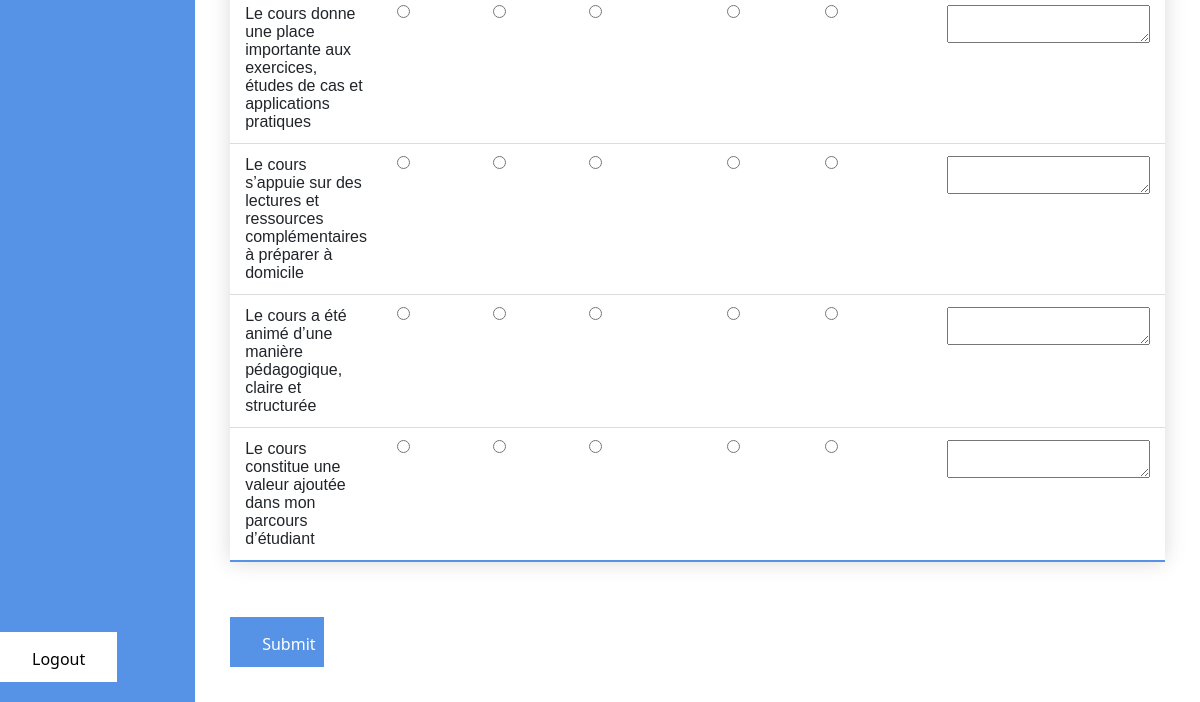
Page /student/reponse.php (lower part) on the earlier database version.
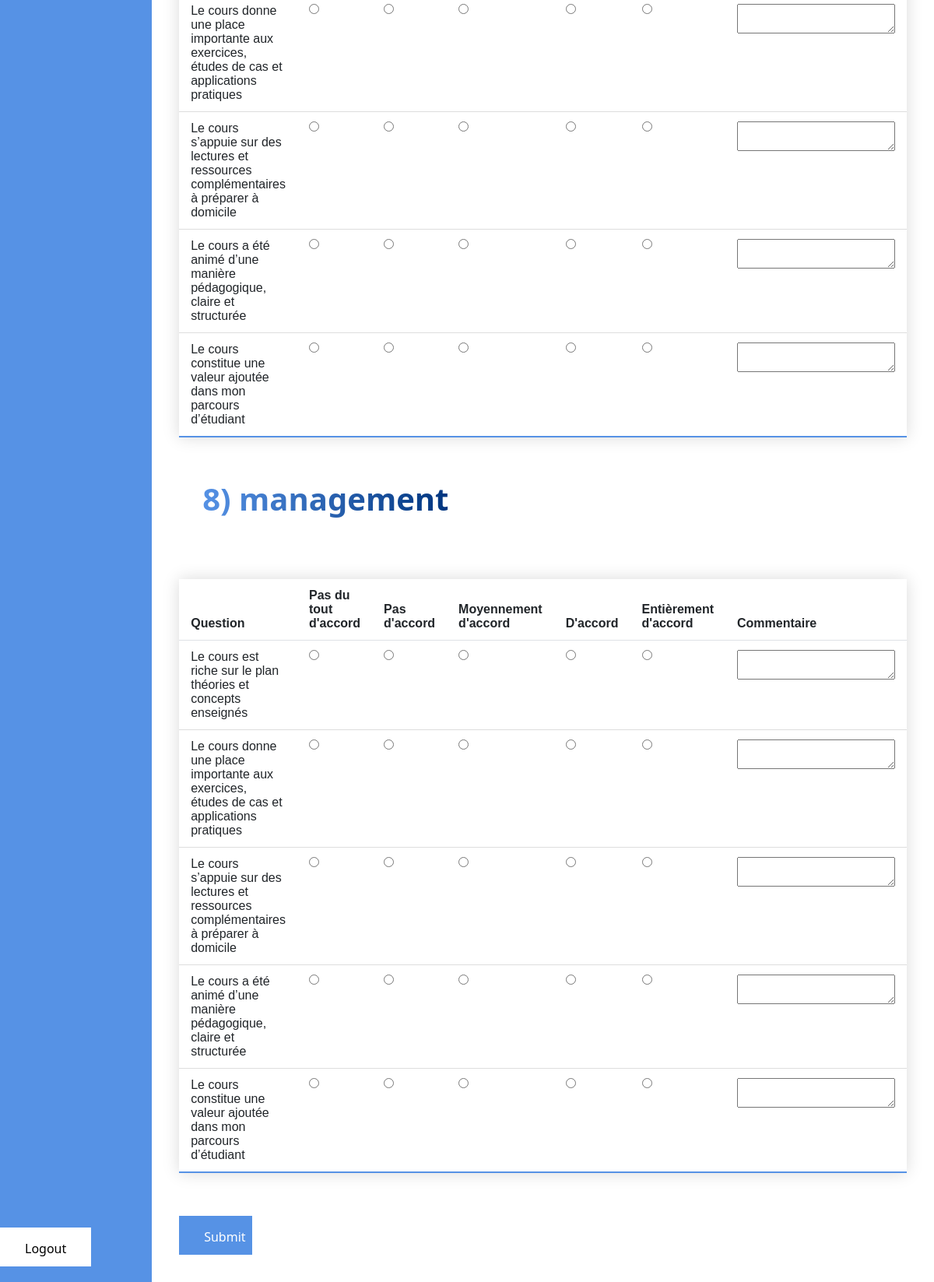
Same page on the later database version.
### tables this page shows
CREATE TABLE `question` (
  `id_question` int(11) NOT NULL,
  `question_phrase` varchar(255) NOT NULL
);

CREATE TABLE `subject` (
  `id_subject` int(11) NOT NULL,
  `subject_name` varchar(255) NOT NULL,
  `professeur_id` int(11) NOT NULL,
  `level_id` int(11) NOT NULL,
  `semestre_id` int(11) NOT NULL,
  `subject_year` year(4) NOT NULL
);

### student/reponse.php (the view, shortened to what this page needs)
<?php
include('config.php');
?>
<head>
    <link href="https://cdn.jsdelivr.net/npm/bootstrap@5.3.0-alpha3/dist/css/bootstrap.min.css" rel="stylesheet"
>
    <link rel="stylesheet" href="./css/style.css">
</head>
<body>
    <main class="main">
    <div class="sidebar" style="text-align:left;">
        <div class="sidebar-top" style="min-width:180px">
            <ul style="text-align: left;">
                <button class="logout" onclick="window.location.href='login.php';">
                    Logout
                </button>
            </ul>
        </div>
    </div>
    <div class="main-content">
        <?php
        $sqlQuestions = "SELECT * FROM question";
        $resultQuestions = $conn->query($sqlQuestions);
        ?>
    <?php
    $sqlModule = "SELECT `subject_name`, `id_subject` FROM `subject`";
    $resultModule = $conn->query($sqlModule);
    if ($resultModule && $resultModule->num_rows > 0) {
        while ($row = $resultModule->fetch_assoc()) {
            $subject = $row['subject_name'];
            $subjectID = $row['id_subject'];
            echo '<br><br><br>';
            echo '<h3 class="subject-title">' . $subjectID . ") " . $subject . '</h3>';
            echo '<br>';
            echo '
            <div class="styled-table">
            <table class="table mb-0">
                <form method="post" action="enregistrer_reponses.php">
                    <thead>
                        <tr>
                            <th scope="col">Question</th>
                            <th scope="col">Pas du tout d\'accord</th>
                            <th scope="col">Pas d\'accord</th>
                            <th scope="col">Moyennement d\'accord</th>
                            <th scope="col">D\'accord</th>
                            <th scope="col">Entièrement d\'accord</th>
                            <th scope="col">Commentaire</th>
                        </tr>
                    </thead>
                    <tbody>';
                        $sqlQuestions = "SELECT * FROM question";
                        $resultQuestions = $conn->query($sqlQuestions);
                        foreach ($resultQuestions as $question) {
                            echo "<tr>";
                            echo "<td>" . $question['question_phrase'] . "</td>";
                            echo "<td><input type=\"radio\" name=\"response_note{$question['id_question']}\" value=\"1\"></td>";
                            echo "<td><input type=\"radio\" name=\"response_note{$question['id_question']}\" value=\"2\"></td>";
                            echo "<td><input type=\"radio\" name=\"response_note{$question['id_question']}\" value=\"3\"></td>";
                            echo "<td><input type=\"radio\" name=\"response_note{$question['id_question']}\" value=\"4\"></td>";
                            echo "<td><input type=\"radio\" name=\"response_note{$question['id_question']}\" value=\"5\"></td>";
                            echo "<td><textarea id=\"comment{$question['id_question']}\"></textarea></td>";
                            echo "</tr>";
                        }
                    echo ' </tbody>
                </form>
            </table>
            </div>';
        }
    } else {
        echo "No subjects found.";
    }
    ?>
    <button id="submitButton" type="button" class="button-submit" onclick="submitResponses()">Submit</button>
    </div>
    </main>
</body>

Differences in the rows shown:
added subject: question (question_phrase "Le cours donne une place importante aux exercices, études de cas et applications pratiques"), question (question_phrase "Le cours s’appuie sur des lectures et ressources complémentaires à préparer à domicile"), question (question_phrase "Le cours a été animé d’une manière pédagogique, claire et structurée"), question (question_phrase "Le cours constitue une valeur ajoutée dans mon parcours d’étudiant")
now on this page (row unchanged): question: question_phrase "Le cours est riche sur le plan théories et concepts enseignés"
